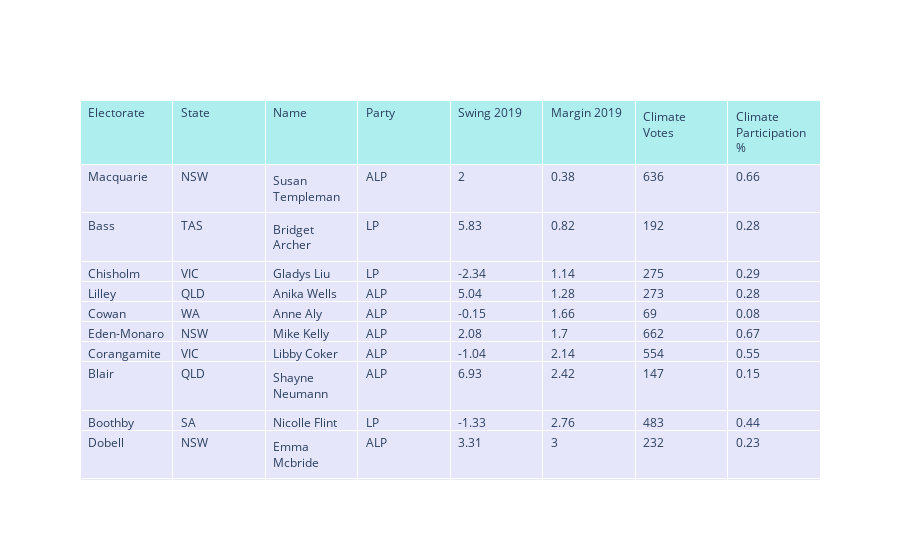

This figure's notebook cell:
### Code cell
vote_stats = vote_stats.sort_values(by="Margin", ascending=True)

fig = go.Figure(data=[go.Table(
    header=dict(values=["Electorate", "State", "Name", "Party", "Swing 2019", "Margin 2019", "Climate Votes", "Climate Participation %"],
                fill_color='paleturquoise',
                align='left'),
    cells=dict(values=[vote_stats.electorate, vote_stats.state, vote_stats.preferred_name, vote_stats.Party, vote_stats.Swing, vote_stats.Margin, vote_stats.votes, vote_stats.Participation,],
               fill_color='lavender',
               align='left'))
])

fig.show()

### Figure 1 — Plotly figure (JSON) as saved in the notebook; plotly's stock layout.template omitted (floating-point values rounded to 4 significant figures; data arrays with more than 128 entries replaced by an {"elided": "..."} marker saying what was removed)
{"data": [{"cells": {"align": "left", "fill": {"color": "lavender"}, "values": {"elided": "8x151 mixed values"}}, "header": {"align": "left", "fill": {"color": "paleturquoise"}, "values": ["Electorate", "State", "Name", "Party", "Swing 2019", "Margin 2019", "Climate Votes", "Climate Participation %"]}, "type": "table"}], "layout": {}}
